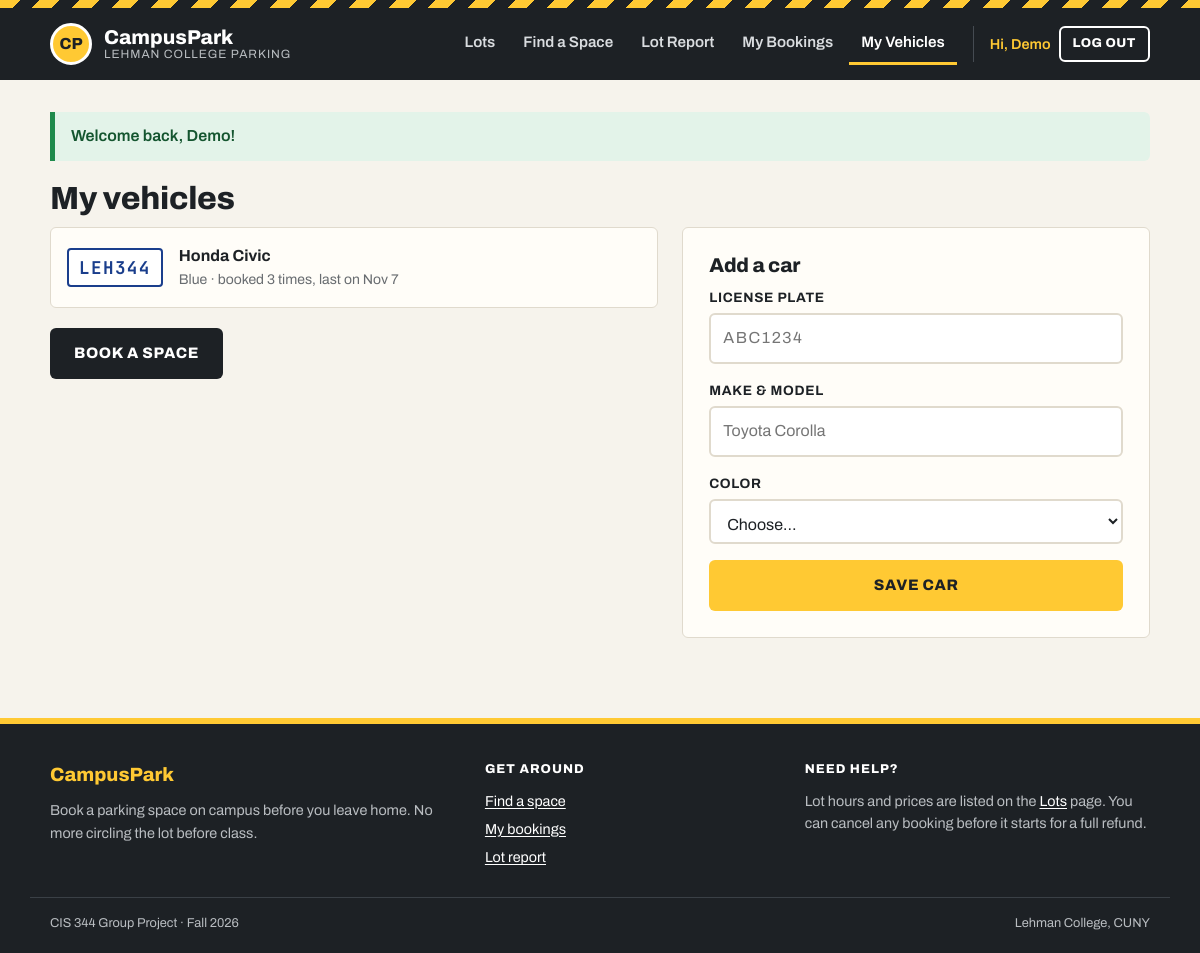
Screenshot of /my_vehicles.php (signed in) with the database file from the repository.
### tables this page shows
CREATE TABLE vehicles (
    vehicle_id    INT UNSIGNED NOT NULL AUTO_INCREMENT,
    member_id     INT UNSIGNED NOT NULL,
    plate_number  VARCHAR(8)   NOT NULL,
    make_model    VARCHAR(60)  NOT NULL,
    color         VARCHAR(20)  NOT NULL,
    PRIMARY KEY (vehicle_id),
    UNIQUE KEY uq_vehicles_plate (plate_number),
    CONSTRAINT fk_vehicles_member
        FOREIGN KEY (member_id) REFERENCES members (member_id)
);

### inc/helpers.php (called while the page is built, shortened)
<?php
function h($text)
{
    return htmlspecialchars((string) $text, ENT_QUOTES, 'UTF-8');
}

### my_vehicles.php (the view, shortened to what this page needs)
<?php
require 'inc/connect.php';
require 'inc/helpers.php';
$plate    = '';
$makeModel = '';
$count = $db->prepare('SELECT COUNT(*) FROM vehicles WHERE member_id = :me');
$count->execute([':me' => member_id()]);
$carCount = (int) $count->fetchColumn();
$sql = "SELECT v.vehicle_id, v.plate_number, v.make_model, v.color,
               COUNT(b.booking_id) AS times_parked,
               MAX(b.starts_at)    AS last_parked
        FROM vehicles v
        LEFT JOIN bookings b
               ON b.vehicle_id = v.vehicle_id
              AND b.booking_status = 'Active'
        WHERE v.member_id = :me
        GROUP BY v.vehicle_id, v.plate_number, v.make_model, v.color
        ORDER BY v.plate_number";
$query = $db->prepare($sql);
$query->execute([':me' => member_id()]);
$cars = $query->fetchAll();
require 'inc/top.php';
?>
<h1 class="page-title">My vehicles</h1>
<div class="split">
    <section>
        <?php if (!$cars): ?>
            <p class="empty-hint">No cars yet. Add one to start booking.</p>
        <?php else: ?>
            <ul class="car-list">
                <?php foreach ($cars as $car): ?>
                    <li class="car-row">
                        <span class="plate plate-big"><?= h($car['plate_number']) ?></span>
                        <span class="car-row-info">
                            <strong><?= h($car['make_model']) ?></strong>
                            <span class="small soft"><?= h($car['color']) ?> &middot;
                                <?php if ($car['times_parked'] > 0): ?>
                                    booked <?= (int) $car['times_parked'] ?> time<?= $car['times_parked'] > 1 ? 's' : '' ?>,
                                    last on <?= h(date('M j', strtotime($car['last_parked']))) ?>
                                <?php else: ?>
                                    no bookings yet
                                <?php endif; ?>
                            </span>
                        </span>
                    </li>
                <?php endforeach; ?>
            </ul>
            <a class="btn btn-dark" href="find.php">Book a space</a>
        <?php endif; ?>
    </section>
    <section class="panel">
        <h2>Add a car</h2>
        <?php if ($carCount >= MAX_VEHICLES): ?>
            <p class="soft">You've reached the limit of <?= MAX_VEHICLES ?> cars.</p>
        <?php else: ?>
            <form method="post" action="my_vehicles.php" class="stack-form" data-check>
                <div class="field">
                    <label for="plate_number">License plate</label>
                    <input type="text" id="plate_number" name="plate_number" maxlength="10" required
                           value="<?= h($plate) ?>" placeholder="ABC1234" class="plate-input">
                </div>
                <div class="field">
                    <label for="make_model">Make &amp; model</label>
                    <input type="text" id="make_model" name="make_model" maxlength="60" required
                           value="<?= h($makeModel) ?>" placeholder="Toyota Corolla">
                </div>
                <div class="field">
                    <label for="color">Color</label>
                    <select id="color" name="color" required>
                        <option value="">Choose&hellip;</option>
                    </select>
                </div>
                <button type="submit" class="btn btn-yellow btn-wide">Save car</button>
            </form>
        <?php endif; ?>
    </section>
</div>
<?php require 'inc/bottom.php'; ?>

### css/campuspark.css (style rules this page uses)
:root { --asphalt: #1d2125; --asphalt-light: #2c3137; --yellow: #ffc933; --yellow-dark: #e6ad0f; --paper: #f6f3ec; --card: #fffdf8; --ink: #1d2125; --soft-ink: #686c70; --line: #e0dacd; --green: #1f8a4c; --green-light: #e3f3e9; --red: #c4382f; --red-light: #fbe9e7; --amber-light: #fff4d6; --corner: 6px; --heading-font: "Archivo", "Helvetica Neue", Arial, sans-serif; --mono-font: "JetBrains Mono", Consolas, monospace; }
*, *::before, *::after { box-sizing: border-box; }
html { -webkit-text-size-adjust: 100%; }
body { margin: 0; min-height: 100vh; display: flex; flex-direction: column; background: var(--paper); color: var(--ink); font-family: var(--heading-font); font-size: 16px; line-height: 1.55; }
a { color: #0b5c8c; text-underline-offset: 2px; }
h1, h2, h3 { margin: 0 0 .6rem; line-height: 1.15; font-weight: 800; letter-spacing: -.01em; }
.soft { color: var(--soft-ink); }
.small { font-size: .875rem; }
.btn { display: inline-flex; align-items: center; justify-content: center; gap: 6px; padding: 12px 22px; border: 2px solid transparent; border-radius: var(--corner); font: inherit; font-weight: 800; font-size: .95rem; text-decoration: none; text-transform: uppercase; letter-spacing: .04em; cursor: pointer; transition: background-color .15s, transform .1s; }
.btn-yellow { background: var(--yellow); color: var(--asphalt); }
.btn-dark { background: var(--asphalt); color: #fff; }
.btn-wide { width: 100%; }
.page-title { font-size: 2rem; }
.field { display: flex; flex-direction: column; gap: 5px; margin-bottom: 16px; }
label, legend { font-weight: 700; font-size: .85rem; text-transform: uppercase; letter-spacing: .05em; }
input[type="text"], input[type="email"], input[type="password"], input[type="date"], select { width: 100%; padding: 11px 12px; font: inherit; color: var(--ink); background: #fff; border: 2px solid var(--line); border-radius: var(--corner); }
.plate-input { font-family: var(--mono-font); text-transform: uppercase; letter-spacing: .1em; }
.panel { background: var(--card); border: 1px solid var(--line); border-radius: var(--corner); padding: 26px; margin-bottom: 24px; }
.panel h2 { font-size: 1.25rem; }
.split { display: grid; grid-template-columns: 1.3fr 1fr; gap: 24px; align-items: start; }
.plate { display: inline-block; font-family: var(--mono-font); font-weight: 700; font-size: .85em; letter-spacing: .08em; background: #fff; color: #1a3e8c; border: 2px solid #1a3e8c; border-radius: 4px; padding: 0 6px; }
.plate-big { font-size: 1.1rem; padding: 4px 10px; }
.car-list { list-style: none; padding: 0; margin: 0 0 20px; display: grid; gap: 12px; }
.car-row { display: flex; align-items: center; gap: 16px; background: var(--card); border: 1px solid var(--line); border-radius: var(--corner); padding: 16px; }
.car-row-info { display: flex; flex-direction: column; }

### rows the page displays
vehicles: plate_number "LEH344", make_model "Honda Civic", color "Blue", times_parked "3", last_parked "Nov 7"

### other values shown
$label "Lots"
$label "Find a Space"
$label "Lot Report"
$label "My Bookings"
$label "My Vehicles"
member_first_name() "Demo"
$notice['text'] "Welcome back, Demo!"
